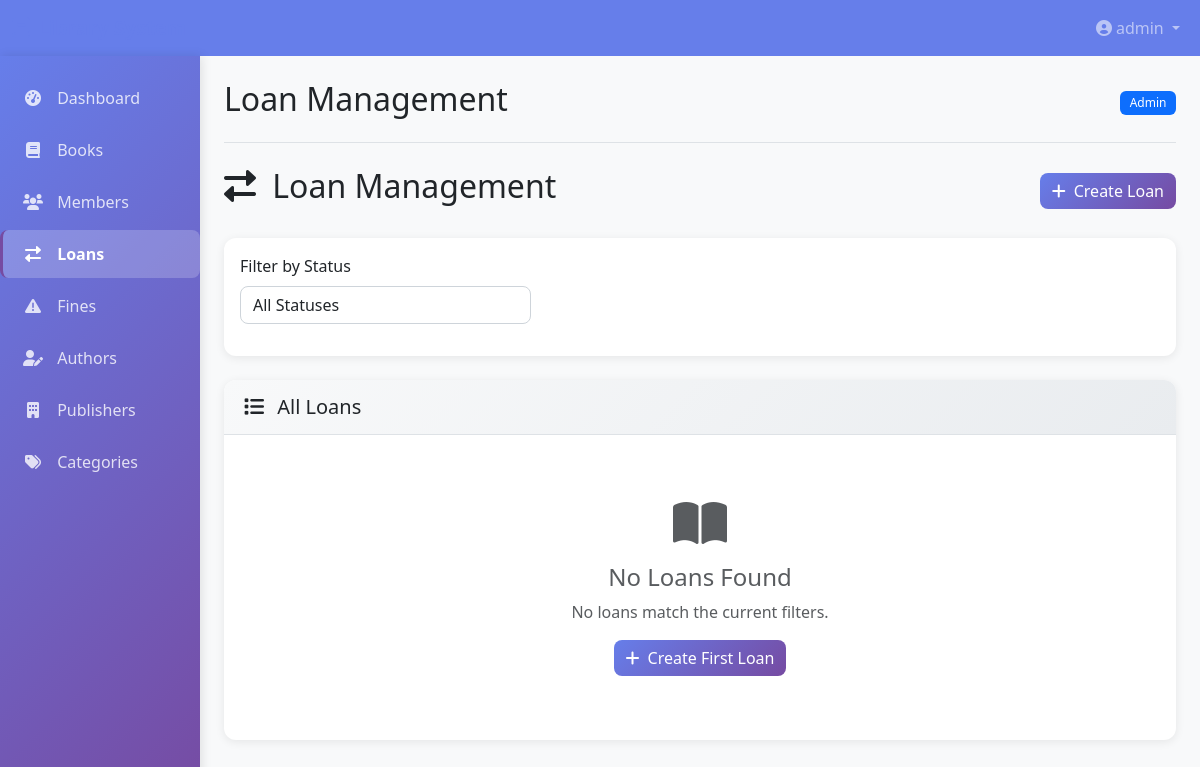
The page /loans (signed in) on the database as committed earlier.
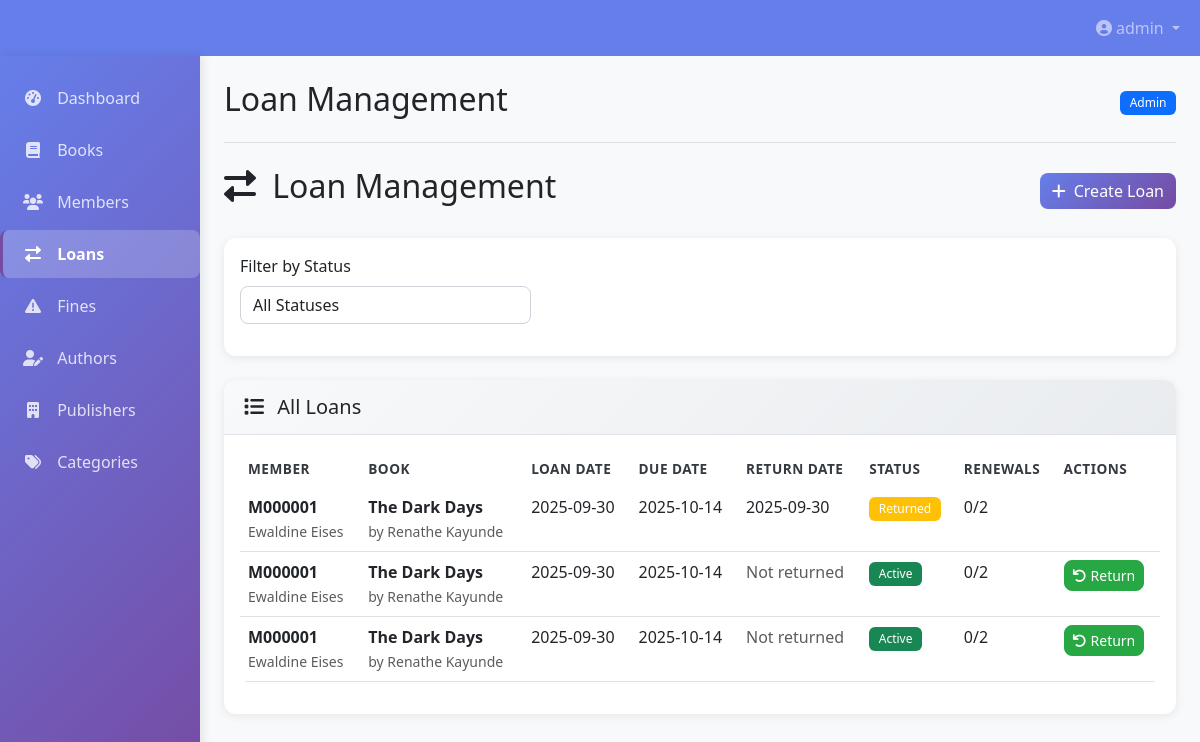
The same page on the database as committed later.
### app.py (models this page shows, shortened)
class Loan(db.Model):
    id = db.Column(db.Integer, primary_key=True)
    book_id = db.Column(db.String(10), db.ForeignKey('book.id'), nullable=False)
    member_id = db.Column(db.String(10), db.ForeignKey('member.id'), nullable=False)
    loan_date = db.Column(db.DateTime, nullable=False, default=datetime.utcnow)
    due_date = db.Column(db.DateTime, nullable=False)
    return_date = db.Column(db.DateTime)
    status = db.Column(db.String(20), nullable=False, default='active')
    renewed_count = db.Column(db.Integer, default=0)
    max_renewals = db.Column(db.Integer, default=2)
    created_at = db.Column(db.DateTime, default=datetime.utcnow)
    fine = db.relationship('Fine', backref='loan', uselist=False, lazy=True)
    @property
    def is_overdue(self):
        if self.return_date:
            return False
        return datetime.utcnow() > self.due_date

class Member(db.Model):
    id = db.Column(db.String(10), primary_key=True)
    first_name = db.Column(db.String(100), nullable=False)
    last_name = db.Column(db.String(100), nullable=False)
    email = db.Column(db.String(120), unique=True, nullable=False)
    phone = db.Column(db.String(20), nullable=False)
    address = db.Column(db.Text, nullable=False)
    membership_type = db.Column(db.String(20), nullable=False, default='standard')  # standard, premium
    membership_status = db.Column(db.String(20), nullable=False, default='active')  # active, suspended, expired
    max_books = db.Column(db.Integer, nullable=False, default=5)
    user_id = db.Column(db.Integer, db.ForeignKey('user.id'), nullable=False)
    created_at = db.Column(db.DateTime, default=datetime.utcnow)
    loans = db.relationship('Loan', backref='member', lazy=True)
    fines = db.relationship('Fine', backref='member', lazy=True)
    @property
    def full_name(self):
        return f"{self.first_name} {self.last_name}"

class Book(db.Model):
    id = db.Column(db.String(10), primary_key=True)
    isbn = db.Column(db.String(20), unique=True, nullable=False)
    title = db.Column(db.String(300), nullable=False)
    edition = db.Column(db.String(50))
    publication_year = db.Column(db.Integer)
    pages = db.Column(db.Integer)
    language = db.Column(db.String(50), default='English')
    description = db.Column(db.Text)
    cover_image = db.Column(db.String(200))
    author_id = db.Column(db.Integer, db.ForeignKey('author.id'), nullable=False)
    publisher_id = db.Column(db.Integer, db.ForeignKey('publisher.id'), nullable=False)
    category_id = db.Column(db.Integer, db.ForeignKey('category.id'), nullable=False)
    total_copies = db.Column(db.Integer, nullable=False, default=1)
    available_copies = db.Column(db.Integer, nullable=False, default=1)
    location = db.Column(db.String(100))  # Shelf location
    created_at = db.Column(db.DateTime, default=datetime.utcnow)
    updated_at = db.Column(db.DateTime, default=datetime.utcnow, onupdate=datetime.utcnow)
    loans = db.relationship('Loan', backref='book', lazy=True)

class Author(db.Model):
    id = db.Column(db.Integer, primary_key=True)
    name = db.Column(db.String(200), nullable=False)
    biography = db.Column(db.Text)
    birth_date = db.Column(db.Date)
    nationality = db.Column(db.String(100))
    created_at = db.Column(db.DateTime, default=datetime.utcnow)
    books = db.relationship('Book', backref='author', lazy=True)

### app.py (the view)
@app.route('/loans')
@login_required
def loans():
    if current_user.role == 'member':
        member = Member.query.filter_by(user_id=current_user.id).first()
        if member:
            loans = Loan.query.filter_by(member_id=member.id).options(
                joinedload(Loan.book), joinedload(Loan.member)
            ).order_by(Loan.loan_date.desc()).all()
            return render_template('loans.html', title='My Loans', loans=loans, member=member)
    else:
        status_filter = request.args.get('status', '')
        query = Loan.query.options(joinedload(Loan.book), joinedload(Loan.member))
        if status_filter:
            query = query.filter(Loan.status == status_filter)
        loans = query.order_by(Loan.loan_date.desc()).all()
        form = LoanForm()
        available_books = Book.query.filter(Book.available_copies > 0).all()
        active_members = Member.query.filter(Member.membership_status == 'active').all()
        form.book_id.choices = [(b.id, f"{b.id} - {b.title}") for b in available_books]
        form.member_id.choices = [(m.id, f"{m.id} - {m.full_name}") for m in active_members]
        current_date = date.today().isoformat()  # Add this line
        return render_template('loans.html', title='Loan Management', loans=loans, form=form, current_date=current_date)

### app.py (shortened to what this page needs)
class LoanForm(FlaskForm):
    book_id = SelectField('Book', coerce=str, validators=[DataRequired()],
                        render_kw={"class": "form-control"})
    member_id = SelectField('Member', coerce=str, validators=[DataRequired()],
                          render_kw={"class": "form-control"})
    due_date = DateField('Due Date', validators=[DataRequired()], format='%Y-%m-%d',
                       render_kw={"class": "form-control", "type": "date"})
    submit = SubmitField('Create Loan', render_kw={"class": "btn btn-success"})

### app.py (called while the page is built)
@login_manager.user_loader
def load_user(user_id):
    return User.query.get(int(user_id))

### templates/loans.html (shortened to what the changed rows need)
{% extends "base.html" %}
{% block content %}
<div class="d-flex justify-content-between align-items-center mb-4">
    <h2>
        <i class="fas fa-{{ 'book-open' if current_user.role == 'member' else 'exchange-alt' }} me-2"></i>
        {% if current_user.role == 'member' %}My Loans{% else %}Loan Management{% endif %}
    </h2>
</div>
<div class="card">
    <div class="card-body">
        {% if loans %}
        <div class="table-responsive">
            <table class="table table-hover">
                <thead>
                    <tr>
                        {% if current_user.role != 'member' %}
                        <th>Member</th>
                        {% endif %}
                        <th>Book</th>
                        <th>Loan Date</th>
                        <th>Due Date</th>
                        <th>Return Date</th>
                        <th>Status</th>
                        <th>Renewals</th>
                        <th>Actions</th>
                    </tr>
                </thead>
                <tbody>
                    {% for loan in loans %}
                    <tr class="{{ 'table-warning' if loan.is_overdue else '' }}">
                        {% if current_user.role != 'member' %}
                        <td>
                            <strong>{{ loan.member.id }}</strong><br>
                            <small class="text-muted">{{ loan.member.full_name }}</small>
                        </td>
                        {% endif %}
                        <td>
                            <strong>{{ loan.book.title }}</strong><br>
                            <small class="text-muted">by {{ loan.book.author.name }}</small>
                        </td>
                        <td>{{ loan.loan_date.strftime('%Y-%m-%d') }}</td>
                        <td>
                            {{ loan.due_date.strftime('%Y-%m-%d') }}
                        </td>
                        <td>
                            {% if loan.return_date %}
                            {{ loan.return_date.strftime('%Y-%m-%d') }}
                            {% else %}
                            <span class="text-muted">Not returned</span>
                            {% endif %}
                        </td>
                        <td>
                            <span class="badge bg-{{ 'success' if loan.status == 'active' else 'warning' if loan.status == 'returned' else 'danger' }}">
                                {{ loan.status|title }}
                            </span>
                        </td>
                        <td>
                            {{ loan.renewed_count }}/{{ loan.max_renewals }}
                        </td>
                        <td>
                            <div class="btn-group">
                                {% if current_user.role in ['admin', 'librarian'] and loan.return_date is none %}
                                <button class="btn btn-sm btn-success return-loan-btn" data-loan-id="{{ loan.id }}">
                                    <i class="fas fa-undo me-1"></i>Return
                                </button>
                                {% endif %}
                            </div>
                        </td>
                    </tr>
                    {% endfor %}
                </tbody>
            </table>
        </div>
        {% else %}
        <div class="text-center py-5">
            <i class="fas fa-book-open fa-3x text-muted mb-3"></i>
            <h4 class="text-muted">No Loans Found</h4>
            <p class="text-muted">
                {% if current_user.role == 'member' %}
                You haven't borrowed any books yet.
                {% else %}
                No loans match the current filters.
                {% endif %}
            </p>
            {% if current_user.role in ['admin', 'librarian'] %}
            <button class="btn btn-primary" data-bs-toggle="modal" data-bs-target="#createLoanModal">
                <i class="fas fa-plus me-2"></i>Create First Loan
            </button>
            {% endif %}
        </div>
        {% endif %}
    </div>
</div>
{% endblock %}

Rows that differ between the two databases and show on the page:
added Loan: member.id "M000001", member.full_name "Ewaldine Eises", book "The Dark Days", book.author.name "Renathe Kayunde", loan_date "2025-09-30", due_date "2025-10-14", return_date "2025-09-30", status "Returned", renewed_count "0", max_renewals "2"
added Loan: member.id "M000001", member.full_name "Ewaldine Eises", book "The Dark Days", book.author.name "Renathe Kayunde", loan_date "2025-09-30", due_date "2025-10-14", shows "Not returned", status "Active", renewed_count "0", max_renewals "2"
added Loan: member.id "M000001", member.full_name "Ewaldine Eises", book "The Dark Days", book.author.name "Renathe Kayunde", loan_date "2025-09-30", due_date "2025-10-14", shows "Not returned", status "Active", renewed_count "0", max_renewals "2"
Other text that changed with them:
text no longer shown: "No Loans Found No loans match the current filters. Create First Loan"
text now shown: "MEMBER BOOK LOAN DATE DUE DATE RETURN DATE STATUS RENEWALS ACTIONS"
